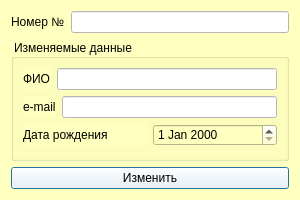
<?xml version="1.0" encoding="UTF-8"?>
<ui version="4.0">
 <class>UpdateForm</class>
 <widget class="QDialog" name="UpdateForm">
  <property name="geometry">
   <rect>
    <x>0</x>
    <y>0</y>
    <width>300</width>
    <height>200</height>
   </rect>
  </property>
  <property name="windowTitle">
   <string>Изменение данных</string>
  </property>
  <property name="styleSheet">
   <string notr="true">background-color: rgb(255, 255, 191);</string>
  </property>
  <layout class="QVBoxLayout" name="verticalLayout_2">
   <item>
    <layout class="QHBoxLayout" name="horizontalLayout">
     <item>
      <widget class="QLabel" name="labelNumber">
       <property name="text">
        <string>Номер №</string>
       </property>
      </widget>
     </item>
     <item>
      <widget class="QLineEdit" name="lineEditNumber">
       <property name="styleSheet">
        <string notr="true">background-color: rgb(255, 255, 255);</string>
       </property>
      </widget>
     </item>
    </layout>
   </item>
   <item>
    <widget class="QGroupBox" name="groupBoxUpdateData">
     <property name="title">
      <string>Изменяемые данные</string>
     </property>
     <layout class="QVBoxLayout" name="verticalLayout">
      <item>
       <layout class="QHBoxLayout" name="horizontalLayout_2">
        <item>
         <widget class="QLabel" name="labelName">
          <property name="text">
           <string>ФИО</string>
          </property>
         </widget>
        </item>
        <item>
         <widget class="QLineEdit" name="lineEditName">
          <property name="styleSheet">
           <string notr="true">background-color: rgb(255, 255, 255);</string>
          </property>
         </widget>
        </item>
       </layout>
      </item>
      <item>
       <layout class="QHBoxLayout" name="horizontalLayout_3">
        <item>
         <widget class="QLabel" name="labelMail">
          <property name="text">
           <string>e-mail</string>
          </property>
         </widget>
        </item>
        <item>
         <widget class="QLineEdit" name="lineEditMail">
          <property name="styleSheet">
           <string notr="true">background-color: rgb(255, 255, 255);</string>
          </property>
         </widget>
        </item>
       </layout>
      </item>
      <item>
       <layout class="QHBoxLayout" name="horizontalLayout_4">
        <item>
         <widget class="QLabel" name="labelDr">
          <property name="text">
           <string>Дата рождения</string>
          </property>
         </widget>
        </item>
        <item>
         <widget class="QDateEdit" name="dateEdit"/>
        </item>
       </layout>
      </item>
     </layout>
    </widget>
   </item>
   <item>
    <widget class="QPushButton" name="pushButtonUpdate">
     <property name="palette">
      <palette>
       <active>
        <colorrole role="Button">
         <brush brushstyle="SolidPattern">
          <color alpha="255">
           <red>255</red>
           <green>255</green>
           <blue>255</blue>
          </color>
         </brush>
        </colorrole>
        <colorrole role="Base">
         <brush brushstyle="SolidPattern">
          <color alpha="255">
           <red>255</red>
           <green>255</green>
           <blue>255</blue>
          </color>
         </brush>
        </colorrole>
        <colorrole role="Window">
         <brush brushstyle="SolidPattern">
          <color alpha="255">
           <red>255</red>
           <green>255</green>
           <blue>255</blue>
          </color>
         </brush>
        </colorrole>
       </active>
       <inactive>
        <colorrole role="Button">
         <brush brushstyle="SolidPattern">
          <color alpha="255">
           <red>255</red>
           <green>255</green>
           <blue>255</blue>
          </color>
         </brush>
        </colorrole>
        <colorrole role="Base">
         <brush brushstyle="SolidPattern">
          <color alpha="255">
           <red>255</red>
           <green>255</green>
           <blue>255</blue>
          </color>
         </brush>
        </colorrole>
        <colorrole role="Window">
         <brush brushstyle="SolidPattern">
          <color alpha="255">
           <red>255</red>
           <green>255</green>
           <blue>255</blue>
          </color>
         </brush>
        </colorrole>
       </inactive>
       <disabled>
        <colorrole role="Button">
         <brush brushstyle="SolidPattern">
          <color alpha="255">
           <red>255</red>
           <green>255</green>
           <blue>255</blue>
          </color>
         </brush>
        </colorrole>
        <colorrole role="Base">
         <brush brushstyle="SolidPattern">
          <color alpha="255">
           <red>255</red>
           <green>255</green>
           <blue>255</blue>
          </color>
         </brush>
        </colorrole>
        <colorrole role="Window">
         <brush brushstyle="SolidPattern">
          <color alpha="255">
           <red>255</red>
           <green>255</green>
           <blue>255</blue>
          </color>
         </brush>
        </colorrole>
       </disabled>
      </palette>
     </property>
     <property name="styleSheet">
      <string notr="true">background-color: rgb(255, 255, 255);</string>
     </property>
     <property name="text">
      <string>Изменить</string>
     </property>
    </widget>
   </item>
  </layout>
 </widget>
 <resources/>
 <connections/>
</ui>
